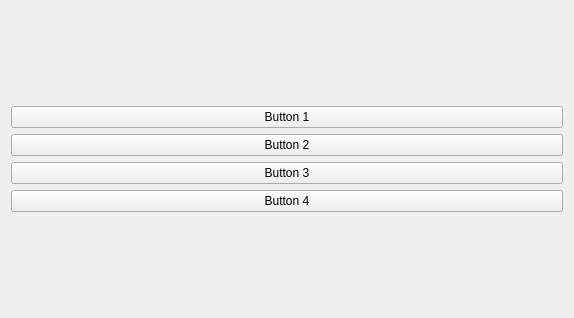
<?xml version="1.0" encoding="UTF-8"?>
<ui version="4.0">
 <class>form</class>
 <widget class="QWidget" name="form">
  <property name="geometry">
   <rect>
    <x>0</x>
    <y>0</y>
    <width>574</width>
    <height>318</height>
   </rect>
  </property>
  <property name="windowTitle">
   <string>Layout Form</string>
  </property>
  <layout class="QVBoxLayout" name="verticalLayout_2">
   <item>
    <layout class="QVBoxLayout" name="verticalLayout">
     <item>
      <widget class="QPushButton" name="pushButton">
       <property name="text">
        <string>Button 1</string>
       </property>
      </widget>
     </item>
     <item>
      <widget class="QPushButton" name="pushButton_2">
       <property name="text">
        <string>Button 2</string>
       </property>
      </widget>
     </item>
     <item>
      <widget class="QPushButton" name="pushButton_3">
       <property name="text">
        <string>Button 3</string>
       </property>
      </widget>
     </item>
     <item>
      <widget class="QPushButton" name="pushButton_4">
       <property name="text">
        <string>Button 4</string>
       </property>
      </widget>
     </item>
    </layout>
   </item>
  </layout>
 </widget>
 <resources/>
 <connections/>
</ui>
